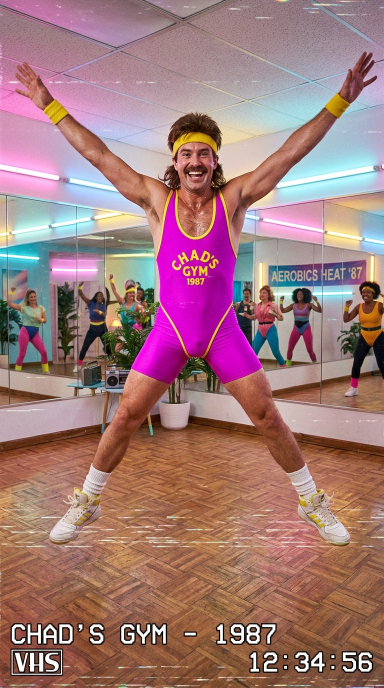
#> input picture assets/episodes/ep01/chad_aerobics_setup.png, 768 x 1376 px, found by its file name (shown at 1/2 size)
$ python render_episode1_wrecking_ball.py
#> lines starting #> are read from the running program, lines starting #| are printed output that depends on the picture
import wave
import subprocess
import numpy as np
from pathlib import Path
from PIL import Image, ImageDraw, ImageFont

WORKSPACE = Path(r"c:\Users\jhert\OneDrive\Desktop\Youtube")
EP1_DIR = WORKSPACE / "assets" / "episodes" / "ep01"
EP1_DIR.mkdir(parents=True, exist_ok=True)

W, H = 720, 1280
SAMPLE_RATE = 44100
DURATION = 15.0


def generate_pavlovian_audio(wav_path: Path):
    """Synthesizes the 15.0s Master Audio Skeleton (80s FM synth + Tape-Stop + Crash + Escalation + Tag)."""
    n_samples = int(SAMPLE_RATE * DURATION)
    t = np.linspace(0.0, DURATION, n_samples, endpoint=False, dtype=np.float32)
    audio = np.zeros(n_samples, dtype=np.float32)

    # 1. 0.0s - 2.4s: Upbeat 135 BPM 1980s FM Synth-Pop Aerobics Hook
    mask_hook = (t >= 0.0) & (t < 2.4)
    t_h = t[mask_hook]
    beat_freq = 135.0 / 60.0
    notes = np.array([261.63, 329.63, 392.00, 523.25, 392.00, 329.63, 440.00, 523.25], dtype=np.float32)
    note_idx = (np.floor(t_h * beat_freq * 2) % len(notes)).astype(int)
    freqs = notes[note_idx]
    fm_mod = np.sin(2 * np.pi * freqs * 2.0 * t_h) * 1.8
    synth = 0.35 * np.sin(2 * np.pi * freqs * t_h + fm_mod)
    kick_env = np.exp(-((t_h * beat_freq) % 1.0) * 14.0)
    kick = 0.45 * np.sin(2 * np.pi * (110.0 * kick_env + 45.0) * t_h) * kick_env
    audio[mask_hook] = synth + kick

    # 2. 2.4s - 2.7s: Hard Tape-Stop / Vinyl Scratch into Silence
    mask_stop = (t >= 2.4) & (t < 2.65)
    t_s = (t[mask_stop] - 2.4) / 0.25
    pitch_drop = 440.0 * (1.0 - 0.88 * t_s)
    audio[mask_stop] = 0.5 * np.sin(2 * np.pi * pitch_drop * (t[mask_stop] - 2.4)) * (1.0 - t_s)

    # 3. 2.7s - 3.8s: Protocol 13 Ominous HUD Beep + "Alf?!" Pitch Inflection
    for beep_t in [2.75, 2.90]:
        m_b = (t >= beep_t) & (t < beep_t + 0.08)
        audio[m_b] += 0.35 * np.sin(2 * np.pi * 1760.0 * t[m_b])
    m_alf = (t >= 3.05) & (t < 3.65)
    t_a = (t[m_alf] - 3.05) / 0.60
    f_alf = 210.0 + 160.0 * t_a
    audio[m_alf] += 0.30 * (np.sin(2 * np.pi * f_alf * t[m_alf]) + 0.5 * np.sin(2 * np.pi * f_alf * 2 * t[m_alf])) * np.sin(np.pi * t_a)

    # 4. 3.8s - 9.5s: Primary Chaos (Massive Sub-Bass Impact + Wrecking Ball Glass Shatter)
    m_crash = (t >= 3.8) & (t < 9.5)
    t_c = t[m_crash] - 3.8
    rng = np.random.default_rng(91)
    noise = rng.normal(0, 1, len(t_c)).astype(np.float32)
    sub_boom = 0.75 * np.sin(2 * np.pi * (65.0 * np.exp(-t_c * 1.5) + 32.0) * t_c) * np.exp(-t_c * 0.65)
    shatter_env = np.exp(-t_c * 0.55) * (0.6 + 0.4 * np.sin(2 * np.pi * 7.0 * t_c))
    audio[m_crash] += np.clip(sub_boom + 0.42 * noise * shatter_env, -0.95, 0.95)

    # 5. 9.5s - 13.0s: Secondary Escalation (Firework Glitter Cannons + Siren + Sprinkler Hiss)
    m_esc = (t >= 9.5) & (t < 13.0)
    t_e = t[m_esc] - 9.5
    siren_freq = 680.0 + 240.0 * np.sin(2 * np.pi * 2.5 * t_e)
    siren = 0.25 * np.sin(2 * np.pi * siren_freq * t_e)
    pop_noise = rng.normal(0, 1, len(t_e)).astype(np.float32) * (np.sin(2 * np.pi * 6.0 * t_e) > 0.4).astype(np.float32) * 0.45
    audio[m_esc] += np.clip(siren + pop_noise, -0.9, 0.9)

    # 6. 13.0s - 13.5s: Pre-Tag Silence + Single Tiny Gym Bell Ding
    m_ding = (t >= 13.08) & (t < 13.48)
    t_d = t[m_ding] - 13.08
    audio[m_ding] += 0.40 * np.sin(2 * np.pi * 2093.0 * t_d) * np.exp(-t_d * 8.0)

    # 7. 13.5s - 15.0s: Alf Deadpan Baritone Tag ("Feel the burn.")
    m_tag = (t >= 13.55) & (t < 14.80)
    t_tg = t[m_tag] - 13.55
    f_baritone = 85.0 - 8.0 * (t_tg / 1.25)
    env_syllables = (np.sin(2 * np.pi * 2.4 * t_tg) > -0.2).astype(np.float32)
    baritone = 0.45 * (
        np.sin(2 * np.pi * f_baritone * t_tg)
        + 0.6 * np.sin(2 * np.pi * f_baritone * 2.0 * t_tg)
        + 0.3 * np.sin(2 * np.pi * f_baritone * 3.0 * t_tg)
    ) * env_syllables * np.exp(-t_tg * 0.5)
    audio[m_tag] += baritone

    pcm16 = (np.clip(audio, -0.98, 0.98) * 32767.0).astype(np.int16)
    stereo = np.column_stack([pcm16, pcm16]).flatten()

    with wave.open(str(wav_path), "wb") as wf:
        wf.setnchannels(2)
        wf.setsampwidth(2)
        wf.setframerate(SAMPLE_RATE)
        wf.writeframes(stereo.tobytes())


def bake_vhs_beat_card(src_path: Path, dst_path: Path, badge: str, caption: str, accent=(255, 64, 180), tint=None):
#> called with badge = 'VHS PLAY ▶ 1987-08-14 | INCIDENT #01', caption = 'CHAD: "And step, two, three, PUMP!"', accent = (255, 64, 180)
    img = Image.open(src_path).convert("RGB").resize((W, H), Image.Resampling.LANCZOS)
    arr = np.array(img, dtype=np.uint8)

    if tint is not None:
        arr = np.clip(arr.astype(np.int16) + np.array(tint, dtype=np.int16), 0, 255).astype(np.uint8)

    # CRT scanlines every 4 rows
    arr[::4, :, :] = (arr[::4, :, :].astype(np.uint16) * 82 // 100).astype(np.uint8)

    out_img = Image.fromarray(arr)
    draw = ImageDraw.Draw(out_img)
    try:
        font_lg = ImageFont.truetype("arialbd.ttf", 36)
        font_sm = ImageFont.truetype("consolab.ttf", 22)
    except Exception:
        font_lg = ImageFont.load_default()
        font_sm = ImageFont.load_default()

    # Top VHS HUD badge
    draw.rectangle([32, 42, W - 32, 96], fill=(12, 14, 22), outline=accent, width=3)
    draw.text((48, 56), badge, fill=(74, 222, 128), font=font_sm)

    # Center-safe bottom caption box
    draw.rectangle([36, 960, W - 36, 1060], fill=(10, 10, 16), outline=accent, width=3)
    draw.text((56, 988), caption, fill=(255, 255, 255), font=font_lg)

    out_img.save(dst_path)
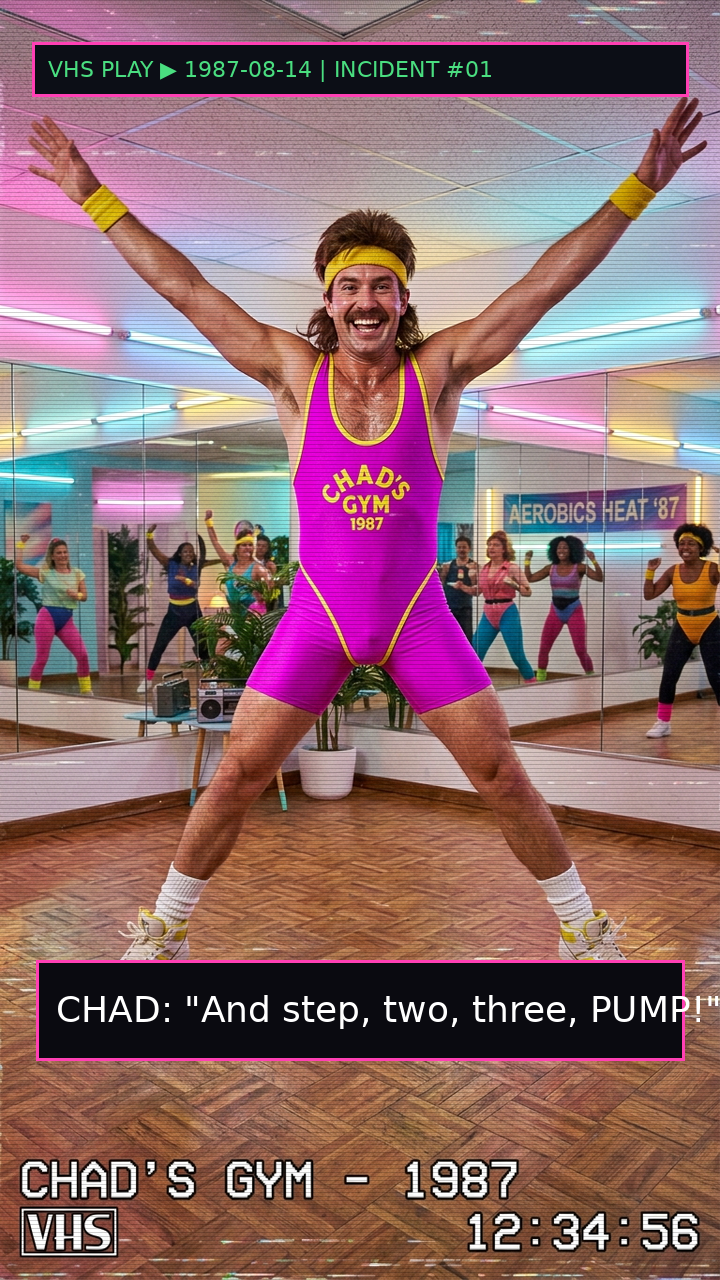
#> saved as _beat1.png: PIL image 720x1280 RGB; mean R, G, B 141.1, 106.4, 109.2


def render_episode_1():
    wav_path = EP1_DIR / "ep01_audio_master.wav"
    out_mp4 = EP1_DIR / "Episode_01_The_Wrecking_Ball_15s_Master.mp4"
    generate_pavlovian_audio(wav_path)

    b1 = EP1_DIR / "_beat1.png"
    b2 = EP1_DIR / "_beat2.png"
    b3 = EP1_DIR / "_beat3.png"
    b4 = EP1_DIR / "_beat4.png"
    b5 = EP1_DIR / "_beat5.png"

    bake_vhs_beat_card(
        EP1_DIR / "chad_aerobics_setup.png", b1,
        "VHS PLAY ▶ 1987-08-14 | INCIDENT #01",
        "CHAD: \"And step, two, three, PUMP!\"",
        accent=(255, 64, 180),
    )
    bake_vhs_beat_card(
        EP1_DIR / "alf_crane_reveal.png", b2,
        "⚠ PROTOCOL 13: GRAVITY OVERRIDE",
        "CHAD: \"Wait... Alf?!\"",
        accent=(251, 191, 36),
    )
#> call 2 of bake_vhs_beat_card, with badge = '⚠ PROTOCOL 13: GRAVITY OVERRIDE', caption = 'CHAD: "Wait... Alf?!"', accent = (251, 191, 36)
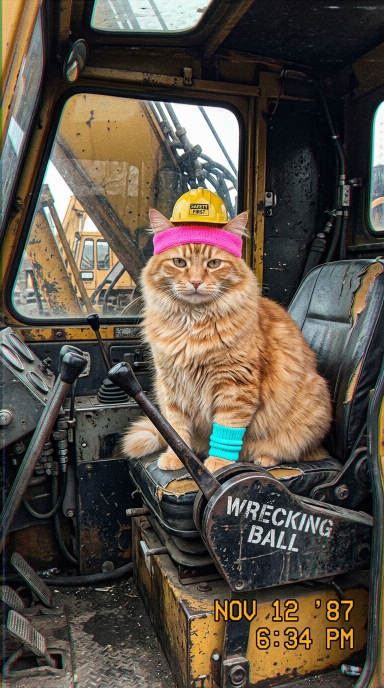
#> input picture assets/episodes/ep01/alf_crane_reveal.png, 768 x 1376 px, found by its file name (shown at 1/2 size)
    bake_vhs_beat_card(
        EP1_DIR / "wrecking_ball_chaos.png", b3,
        "CRITICAL IMPACT // MIRROR WALL BREACH",
        "CHAD: \"ALF! NOOOOOOO—!\"",
        accent=(239, 68, 68),
    )
#> call 3 of bake_vhs_beat_card, with badge = 'CRITICAL IMPACT // MIRROR WALL BREACH', caption = 'CHAD: "ALF! NOOOOOOO—!"', accent = (239, 68, 68)
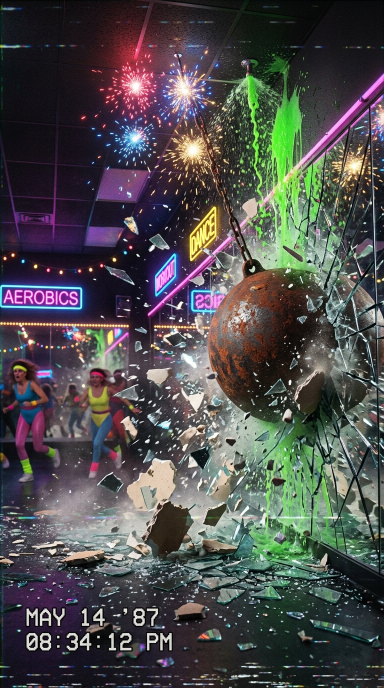
#> input picture assets/episodes/ep01/wrecking_ball_chaos.png, 768 x 1376 px, found by its file name (shown at 1/2 size)
#> in bake_vhs_beat_card (call 3), `out_img.save(dst_path)`:
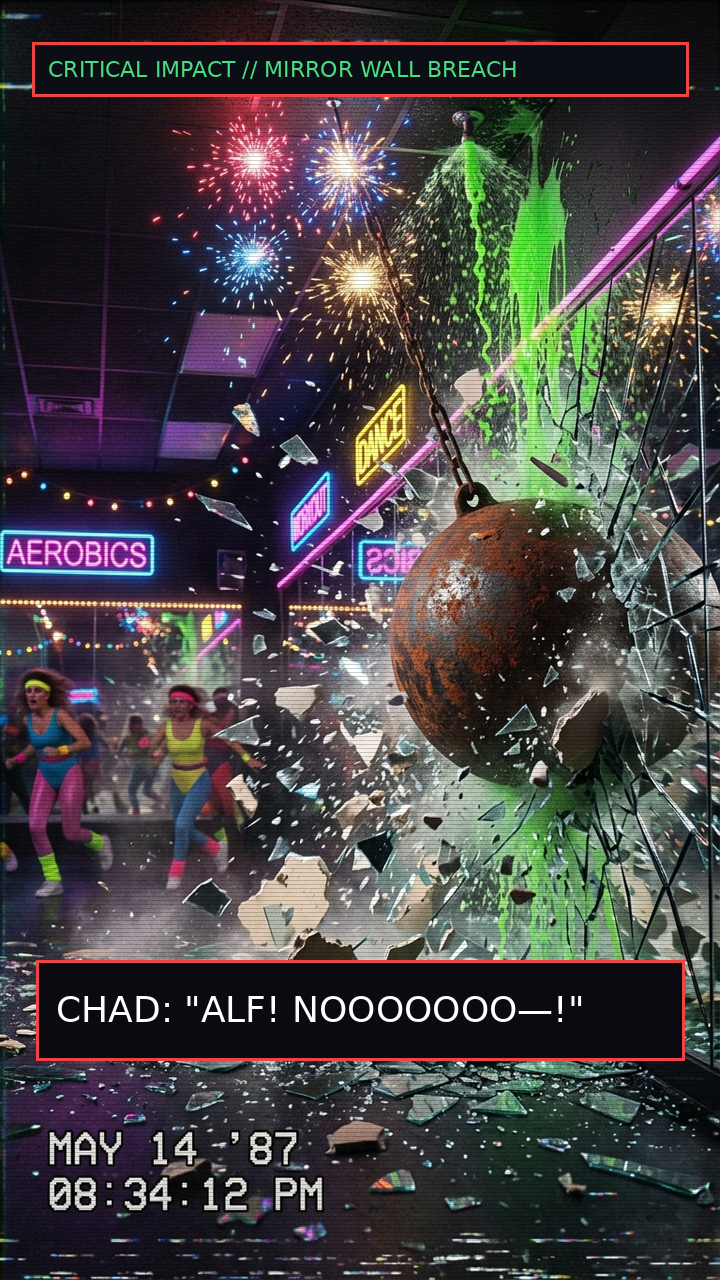
#> saved as _beat3.png: PIL image 720x1280 RGB; mean R, G, B 69.8, 66.9, 67.9
    bake_vhs_beat_card(
        EP1_DIR / "wrecking_ball_chaos.png", b4,
        "SECONDARY ESCALATION // GLITTER + GATORADE",
        "CHAD: \"WHY IS THERE GLITTER?!\"",
        accent=(56, 189, 248),
        tint=(15, -10, 35),
    )
#> call 4 of bake_vhs_beat_card, with caption = 'CHAD: "WHY IS THERE GLITTER?!"', accent = (56, 189, 248), tint = (15, -10, 35)
#> in bake_vhs_beat_card (call 4), `out_img.save(dst_path)`:
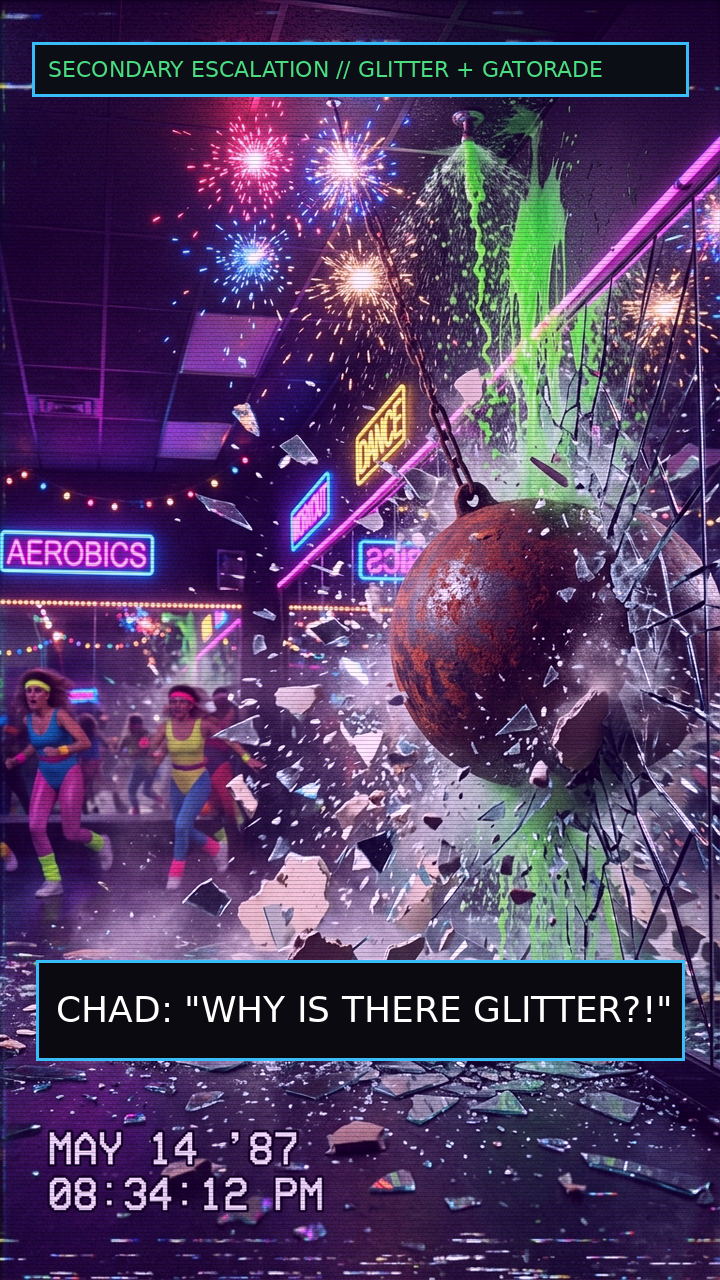
#> saved as _beat4.png: PIL image 720x1280 RGB; mean R, G, B 80.9, 59.8, 99.2
    bake_vhs_beat_card(
        EP1_DIR / "alf_closeup_tag.png", b5,
        "STATION 91 // ALF STATUS: UNBOTHERED",
        "ALF: \"Feel the burn.\"",
        accent=(74, 222, 128),
    )
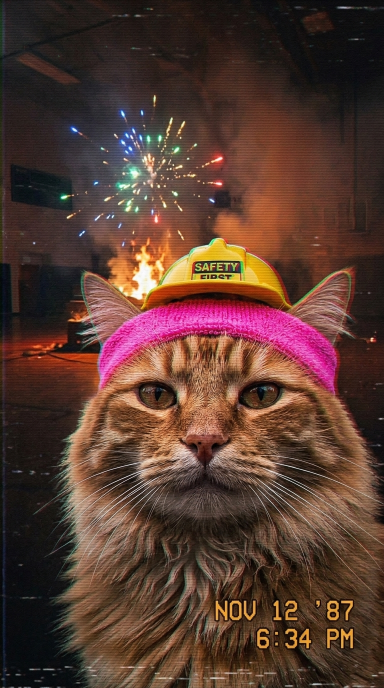
#> input picture assets/episodes/ep01/alf_closeup_tag.png, 768 x 1376 px, found by its file name (shown at 1/2 size)
#> in bake_vhs_beat_card (call 5), `out_img.save(dst_path)`:
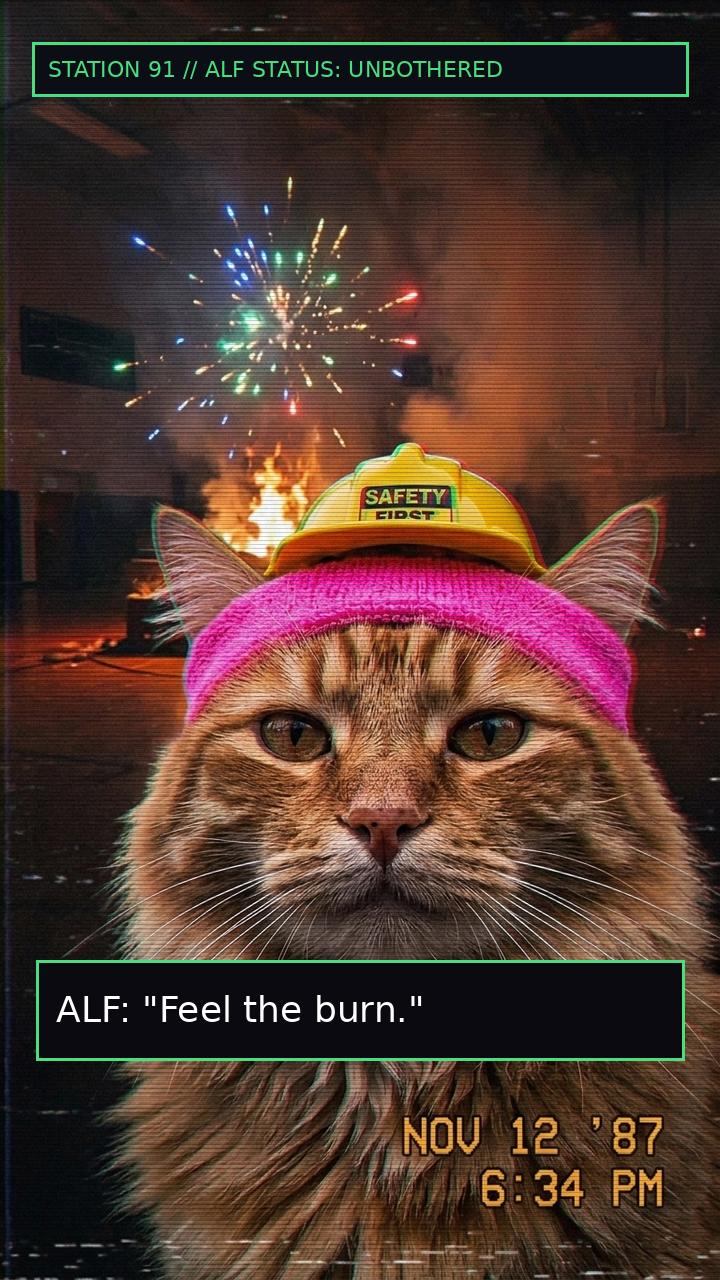
#> saved as _beat5.png: PIL image 720x1280 RGB; mean R, G, B 79.8, 55.4, 46.5

    concat_txt = EP1_DIR / "_concat.txt"
    concat_txt.write_text(
        f"file '{b1.as_posix()}'\nduration 2.4\n"
        f"file '{b2.as_posix()}'\nduration 1.4\n"
        f"file '{b3.as_posix()}'\nduration 5.7\n"
        f"file '{b4.as_posix()}'\nduration 3.5\n"
        f"file '{b5.as_posix()}'\nduration 2.0\n"
        f"file '{b5.as_posix()}'\n",
        encoding="utf-8",
    )

    cmd = [
        "ffmpeg", "-y",
        "-f", "concat", "-safe", "0", "-i", str(concat_txt),
        "-i", str(wav_path),
        "-vf", "fps=24,format=yuv420p",
        "-c:v", "libx264", "-threads", "2", "-preset", "ultrafast", "-crf", "20",
        "-c:a", "aac", "-b:a", "192k",
        "-shortest",
        str(out_mp4),
    ]
    subprocess.run(cmd, check=True)
#> (this line was passed over: subprocess is not available in this run)

    for tmp in [b1, b2, b3, b4, b5, concat_txt]:
        if tmp.exists():
            tmp.unlink()

#> (the run stopped early here; a loop or call above may not have finished)
